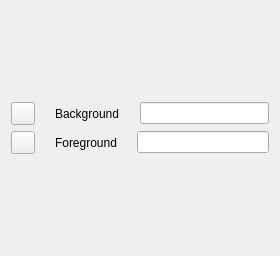
             <widget class="QWidget" name="page_4">
              <property name="geometry">
               <rect>
                <x>0</x>
                <y>0</y>
                <width>280</width>
                <height>256</height>
               </rect>
              </property>
              <attribute name="label">
               <string>Base</string>
              </attribute>
              <layout class="QVBoxLayout" name="verticalLayout_10">
               <item>
                <spacer name="verticalSpacer_17">
                 <property name="orientation">
                  <enum>Qt::Orientation::Vertical</enum>
                 </property>
                 <property name="sizeHint" stdset="0">
                  <size>
                   <width>20</width>
                   <height>322</height>
                  </size>
                 </property>
                </spacer>
               </item>
               <item>
                <layout class="QHBoxLayout" name="horizontalLayout_19">
                 <property name="spacing">
                  <number>10</number>
                 </property>
                 <item>
                  <widget class="QToolButton" name="square_base_bg">
                   <property name="cursor">
                    <cursorShape>PointingHandCursor</cursorShape>
                   </property>
                   <property name="text">
                    <string/>
                   </property>
                  </widget>
                 </item>
                 <item>
                  <spacer name="horizontalSpacer_31">
                   <property name="orientation">
                    <enum>Qt::Orientation::Horizontal</enum>
                   </property>
                   <property name="sizeType">
                    <enum>QSizePolicy::Policy::Minimum</enum>
                   </property>
                   <property name="sizeHint" stdset="0">
                    <size>
                     <width>10</width>
                     <height>20</height>
                    </size>
                   </property>
                  </spacer>
                 </item>
                 <item>
                  <widget class="QLabel" name="label_base_bg">
                   <property name="text">
                    <string>Background</string>
                   </property>
                  </widget>
                 </item>
                 <item>
                  <spacer name="horizontalSpacer_32">
                   <property name="orientation">
                    <enum>Qt::Orientation::Horizontal</enum>
                   </property>
                   <property name="sizeType">
                    <enum>QSizePolicy::Policy::Minimum</enum>
                   </property>
                   <property name="sizeHint" stdset="0">
                    <size>
                     <width>10</width>
                     <height>20</height>
                    </size>
                   </property>
                  </spacer>
                 </item>
                 <item>
                  <widget class="QLineEdit" name="input_hex_base_bg">
                   <property name="cursor">
                    <cursorShape>PointingHandCursor</cursorShape>
                   </property>
                  </widget>
                 </item>
                </layout>
               </item>
               <item>
                <layout class="QHBoxLayout" name="horizontalLayout_20">
                 <property name="spacing">
                  <number>10</number>
                 </property>
                 <item>
                  <widget class="QToolButton" name="square_base_fg">
                   <property name="cursor">
                    <cursorShape>PointingHandCursor</cursorShape>
                   </property>
                   <property name="text">
                    <string/>
                   </property>
                  </widget>
                 </item>
                 <item>
                  <spacer name="horizontalSpacer_33">
                   <property name="orientation">
                    <enum>Qt::Orientation::Horizontal</enum>
                   </property>
                   <property name="sizeType">
                    <enum>QSizePolicy::Policy::Minimum</enum>
                   </property>
                   <property name="sizeHint" stdset="0">
                    <size>
                     <width>10</width>
                     <height>20</height>
                    </size>
                   </property>
                  </spacer>
                 </item>
                 <item>
                  <widget class="QLabel" name="label_base_bg_2">
                   <property name="text">
                    <string>Foreground</string>
                   </property>
                  </widget>
                 </item>
                 <item>
                  <spacer name="horizontalSpacer_34">
                   <property name="orientation">
                    <enum>Qt::Orientation::Horizontal</enum>
                   </property>
                   <property name="sizeType">
                    <enum>QSizePolicy::Policy::Minimum</enum>
                   </property>
                   <property name="sizeHint" stdset="0">
                    <size>
                     <width>10</width>
                     <height>20</height>
                    </size>
                   </property>
                  </spacer>
                 </item>
                 <item>
                  <widget class="QLineEdit" name="input_hex_base_fg">
                   <property name="cursor">
                    <cursorShape>PointingHandCursor</cursorShape>
                   </property>
                  </widget>
                 </item>
                </layout>
               </item>
               <item>
                <spacer name="verticalSpacer_9">
                 <property name="orientation">
                  <enum>Qt::Orientation::Vertical</enum>
                 </property>
                 <property name="sizeHint" stdset="0">
                  <size>
                   <width>20</width>
                   <height>322</height>
                  </size>
                 </property>
                </spacer>
               </item>
              </layout>
             </widget>
